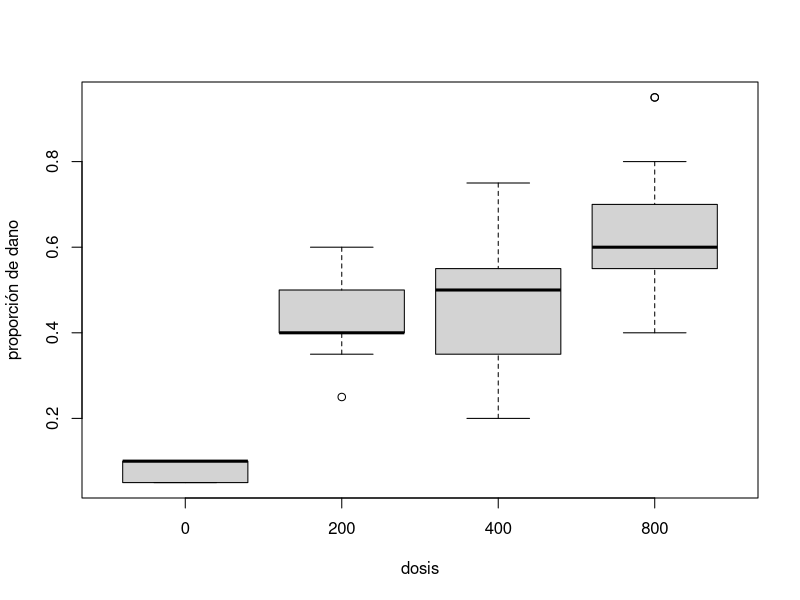

The R source for this figure: (Note: this script raises an error after producing the figure.)
## ---- chunk 1
# 1. Cargar librerías necesarias
library(ggplot2)
library(dplyr)
library(lattice)
## ---- chunk 2
base=read.csv("herbicidas.csv",row.names=NULL,header=T,sep=";")
base$genotipo=factor(base$genotipo)
base$dosix=factor(base$dosis)
prop=base$mal/20
boxplot(prop~dosix,ylab="proporción de dano",xlab="dosis",data=base)
## ---- chunk 3
mod.trat=glm(cbind(mal,20-mal)~dosix,family=binomial(link = "logit"),data=base)
mod.trat$coef
## ---- chunk 4
options(contrasts=c("contr.sum","contr.poly"))
contrasts(base$dosix)
## ---- chunk 5
mod.sum=glm(cbind(mal,20-mal)~dosix,family=binomial,data=base)
## ---- chunk 6
b = mod.sum$coef
tau_4 = -sum(b[-1])
pl=(b[1]+ c(b[-1], tau_4))
names(pl)=c("dosix0","dosix200","dosix400","dosi800")
pl
## ---- chunk 7
dt=mod.trat$coef
beta0=dt[1]
taus=dt
taus[1]=0
p1=exp(beta0+taus)/(1+exp(beta0+taus))
names(p1)=c("D0","D200","D400","D800")
p1
## ---- chunk 8
round(p1/(1-p1),2)
## ---- chunk 9
# Si se coloca solo predict devuelve la parte lineal
probs=predict(mod.trat,type="response")
p2=tapply(probs,base$dosix,mean)
names(p2)=names(p1)
p2
## ---- chunk 10
p3 = unique(predict(mod.trat,type="response"))
names(p3) = names(p2)
p3
## ---- chunk 11
p1=exp(beta0+taus)/(1+exp(beta0+taus))
1500*p1
## ---- chunk 12
drop1(mod.trat,test="LRT")
## ---- chunk 13
dt=mod.trat$coef
d0 = c(1,0,0,0)
d200 = c(1,1,0,0)
d400 = c(1,0,1,0)
d800 = c(1,0,0,1)
d0.200 = d0-d200
d0.400 = d0-d400
d0.800 = d0-d800
d200.400 = d200-d400
d200.800 = d200-d800
d400.800 = d400-d800
h = cbind(d0.200, d0.400, d0.800, d200.400, d200.800, d400.800 )
eta=t(h)%*%dt
or=exp(eta)
colnames(or)="OR"
round(or,2)
## ---- chunk 14
c1=c(0,0,-1,1)
c2=c(0,-1,0,1)
c3=c(0,0,0,1)
c4=c(0,-1,1,0)
c5=c(0,0,1,0)
c6=c(0,1,0,0)
h=cbind(c1,c2,c3,c4,c5,c6)
eta=t(h)%*%dt
or=exp(eta)
rownames(or)=c("800-400","800-200","800-0","400-200","400-0","200-0")
colnames(or)="OR"
round(or,2)
## ---- chunk 15
ee=sqrt(diag(t(h)%*%vcov(mod.trat)%*%h))
(q=eta/ee)
## ---- chunk 16
(pn=pnorm(q, lower.tail = F))
pn < 0.05/12 # Se usa bomferroni
# Observe que es una prueba de dos colas 2*d = 12, donde d = 6
## ---- chunk 17
k=5 #número de intervalos de confianza
qz=qnorm(1-0.05/(2*k))
ic=cbind(exp(eta-qz*ee),exp(eta+qz*ee))[-4,] #Quitamos 4 porque no es significativa
rownames(ic)=rownames(or)[-4] #Quitamos 4 porque no es significativa
ic1=cbind(ic,ee[-4]) #Quitamos 4 porque no es significativa
colnames(ic1)=c("L.Inf","L.Sup","ee")
ic1
## ---- chunk 18
qz=qnorm(1-0.05/k)
LIM=exp(eta-qz*ee)[-4]
names(LIM)=rownames(or)[-4]
LIM
## ---- chunk 19
library(car)
logodds=log((prop)/(1-prop))
scatterplot(logodds~log(base$dosis+0.1,2),xlab="dosis",ylab="log(odds)")
## ---- chunk 20
# Se le suma uno al log porque hay valores que son 0 
# Además como la dosis se está duplicando, se hace el logaritmo en base 2
mod2=glm(cbind(mal,20-mal)~log(dosis+1,2),family=binomial,data=base)
(beta=mod2$coef)
## ---- chunk 21
drop1(mod2, test = "Chisq")
## ---- chunk 22
exp(confint(mod2))
## ---- chunk 23
xh=c(1,300)
eta=t(xh)%*%beta
prob300.a=exp(eta)/(1+exp(eta))
prob300.b=predict(mod2,data.frame(dosis=300),type="response")
c(prob300.a,prob300.b)
## ---- chunk 24
curve(exp(beta[1]+beta[2]*x)/(1+exp(beta[1]+beta[2]*x)),0,2000,
ylab="probabilidad",xlab="dosis",ylim=c(0,1))
points(base$dosis,base$mal/20,pch=18,col=2)
points(300,prob300.a,col=4,pch="+",cex=1.5)
a=round(beta[1],2); b=format(round(beta[2],3),scientific=F)
title(main=(bquote(log(pi/(1-pi))==.(a)+.(b)*D)))
## ---- chunk 25
# Configurar semilla para reproducibilidad
set.seed(2026)

# 2. Simulación de los datos longitudinales
n_sujetos <- 100
mediciones <- 3

# Crear estructura básica de los sujetos
datos_sujetos <- data.frame(
  id = rep(1:n_sujetos, each = mediciones),
  sexo = rep(sample(c("Hombre", "Mujer"), n_sujetos, replace = TRUE), each = mediciones),
  tiempo = rep(1:mediciones, n_sujetos)
)

# Simular variable independiente (Rendimiento Físico) con variabilidad intra-sujeto
datos_sujetos <- datos_sujetos %>%
  mutate(
    rend_fisico = rnorm(n(), mean = 50, sd = 10) - (tiempo * 2) # Tiende a bajar con el tiempo
  )

# Simular variable dependiente (Rendimiento Cognitivo) metiendo el efecto de INTERACCIÓN
# Efecto hipotético: En mujeres, la caída del rendimiento físico afecta más al cognitivo (mayor pendiente).
datos_sujetos <- datos_sujetos %>%
  mutate(
    error = rnorm(n(), mean = 0, sd = 5),
    rend_cognitivo = case_when(
      sexo == "Mujer" ~ 30 + 0.8 * rend_fisico + error,  # Pendiente fuerte (0.8)
      sexo == "Hombre" ~ 45 + 0.3 * rend_fisico + error  # Pendiente más leve (0.3)
    )
  )

# 3. Construcción del Gráfico de Interacción
ggplot(datos_sujetos, aes(x = rend_fisico, y = rend_cognitivo, color = sexo, fill = sexo)) +
  # Rectas de regresión ajustadas para evidenciar la interacción
  geom_smooth(method = "lm", formula = y ~ x, se = TRUE, size = 1.2) +
  # Personalización estética y etiquetas
  scale_color_manual(values = c("Hombre" = "#1f77b4", "Mujer" = "#d62728")) +
  scale_fill_manual(values = c("Hombre" = "#1f77b4", "Mujer" = "#d62728")) +
  theme_minimal(base_size = 13) +
  labs(
    title = "Interacción entre Rendimiento Físico y Cognitivo según el Sexo",
    x = "Cambios en el Rendimiento Físico ",
    y = "Cambios en el Rendimiento Cognitivo ",
    color = "Sexo",
    fill = "Sexo"
  ) +
  theme(
    plot.title = element_text(face = "bold", hjust = 0.5),
    plot.subtitle = element_text(hjust = 0.5, color = "gray40"),
    legend.position = "bottom"
  )
## ---- chunk 26
xyplot(rend_cognitivo~rend_fisico|id, groups = sexo, type = c("r", "p") , auto.key = list(columns = 2),data = datos_sujetos[1:30,], pch = 18)
## ---- chunk 27
set.seed(1234)
x = runif(3,2,2.5)
y = 2+ 3*x +rnorm(2,0,1)
lm(y~x)$coef[2]
## ---- chunk 28
set.seed(1236)
x = runif(3,2,2.5)
y = 2+ 3*x +rnorm(2,0,1)
lm(y~x)$coef[2]
## ---- chunk 29
set.seed(1234)
x = runif(3,2,2.01)
y = 2+ 3*x +rnorm(2,0,1)
lm(y~x)$coef[2]
## ---- chunk 30
set.seed(1236)
x = runif(3,2,2.01)
y = 2+ 3*x +rnorm(2,0,1)
lm(y~x)$coef[2]
## ---- chunk 31
set.seed(1234)
x = runif(3,2,20)
y = 2+ 3*x +rnorm(2,0,1)
lm(y~x)$coef[2]
## ---- chunk 32
set.seed(1236)
x = runif(3,2,20)
y = 2+ 3*x +rnorm(2,0,1)
lm(y~x)$coef[2]
